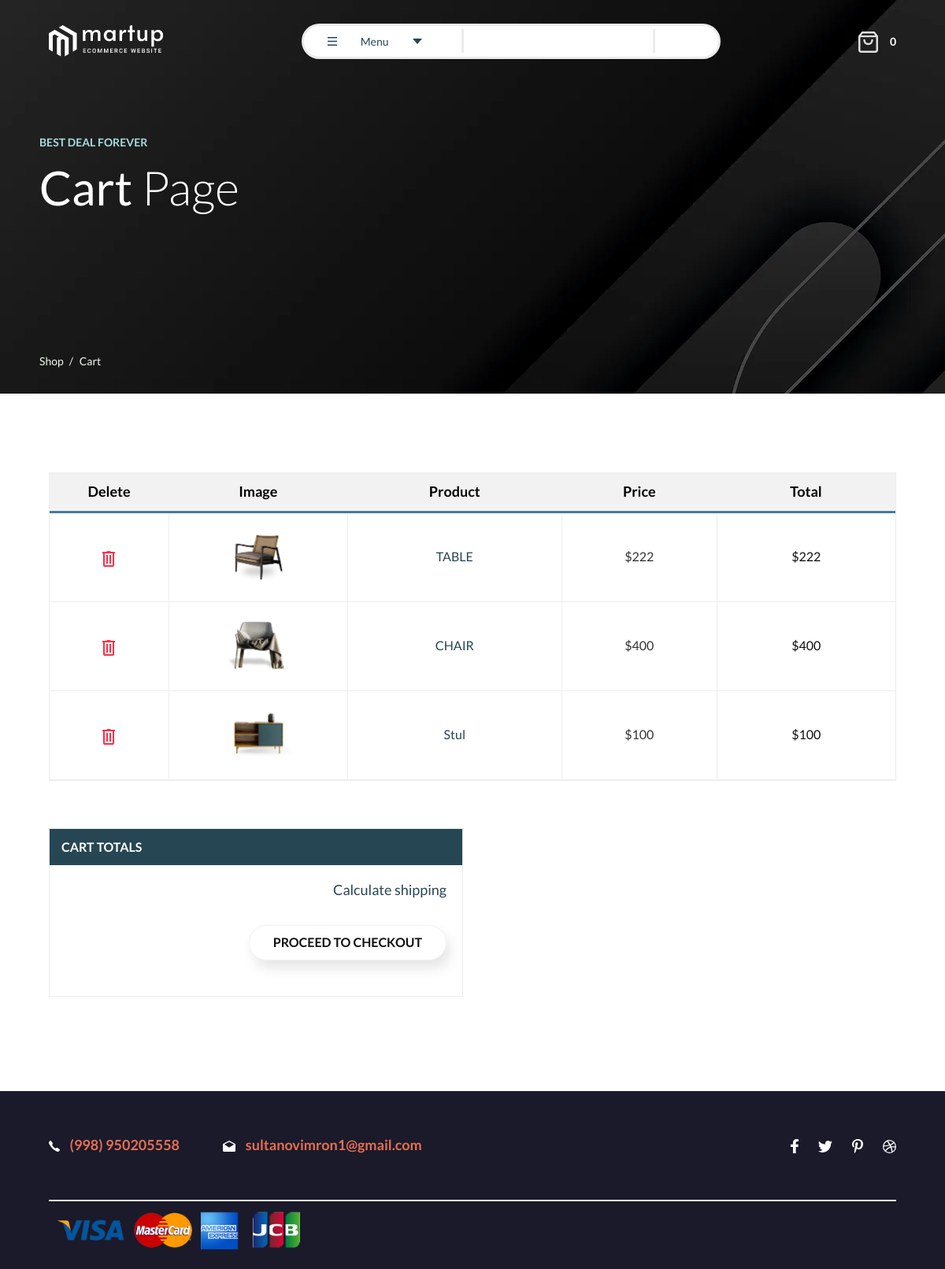
Page /cart/ on the committed database.
### main/models.py (models this page shows)
class Import_width(models.Model):
    title1 = models.CharField(max_length=255)
    title2 = models.CharField(max_length=255)
    text = models.TextField()
    img = models.ImageField()

class Product(models.Model):
    name = models.CharField(max_length=255)
    price = models.IntegerField()
    bonus = models.IntegerField(default=0)
    photo = models.ImageField(blank=True)
    despictions = models.TextField()

class Info(models.Model):
    logo = models.ImageField()
    phone = models.CharField(max_length=255)
    email = models.EmailField()
    facebook = models.CharField(max_length=2555)
    instagram = models.CharField(max_length=2555)
    pinterest = models.CharField(max_length=2555)
    driblee = models.CharField(max_length=2555)
    products_photo = models.ImageField()
    banner = models.ImageField()
    company_logo = models.ImageField()
    company_name = models.CharField(max_length=255)
    about_width = models.ImageField()

### main/views.py (the view, shortened to what this page needs)
# urls.py: path('cart/', cart, name='cart'),
def cart(request):
    user = request.user
    card = []
    items = 0
    total = 0
    if user.is_anonymous:
        pass
    context = {
        'items' : items,
        'card': card,
        'total': total,
        'info': Info.objects.last(),
        'width': Import_width.objects.last(),
        'product':  Product.objects.all(),
    }
    return render(request, 'cart.html', context)

### templates/cart.html (shortened to what this page needs)
{% load static %}
<!DOCTYPE html>
<html lang="zxx">
<head>
    <link rel="stylesheet" href="{% static 'assets/css/vendor/bootstrap.min.css' %}" />
    <link rel="stylesheet" href="{% static 'assets/css/vendor/material-icons.css' %}">
    <link rel="stylesheet" href="{% static 'assets/css/vendor/jquery-ui.min.css' %}">
    <link rel="stylesheet" href="{% static 'assets/css/plugins/animate.css' %}">
    <link rel="stylesheet" href="{% static 'assets/css/plugins/nice-select.css' %}">
    <link rel="stylesheet" href="{% static 'assets/css/plugins/swiper-bundle.min.css' %}">
    <link rel="stylesheet" href="{% static 'assets/css/plugins/ion.rangeSlider.min.css' %}">
    <link rel="stylesheet" href="{% static 'assets/css/plugins/venobox.min.css' %}">
    <link rel="stylesheet" href="{% static 'assets/css/style.css' %}">
</head>
<body>
    <header class="header-section pos-absolute dark-bg sticky-header d-none d-lg-block section-fluid-270">
        <div class="header-wrapper pos-relative">
            <div class="container-fluid">
                <div class="row justify-content-between align-items-center">
                    <div class="col-auto">
                        <a href="index.html" class="header-logo">
                            <img class="img-fluid" src="{% static 'assets/images/logo/logo-dark-theme.png' %}" alt="">
                        </a>
                    </div>
                    <div class="col-auto d-flex align-items-center">
                        <div class="header-event">
                            <div class="menu-event dropdown">
                                <button class="main-menu-event dropdown-toggle" data-bs-toggle="dropdown"><img src="{% static 'assets/images/icons/icon-open-menu.svg' %}" alt=""><span>Menu</span><img src="assets/images/icons/icon-arrow-drop-down.svg" alt=""></button>
                            </div>
                            <div class="search-event">
                                <input class="header-search" type="search" placeholder="">
                                <button class="header-search-btn" type="submit"><img src="" alt=""></button>
                            </div>
                        </div>
                    </div>
                    <div class="col-auto">
                        <div class="header-action">
                            <button class="header-action-item header-action-wishlist" data-bs-toggle="offcanvas" data-bs-target="#addcartOffcanvas"><img src="{% static 'assets/images/icons/icon-shopping-bag-light.svg' %}" alt=""><span class="item-count item-count--dark">{{ items }}</span></button>
                        </div>
                    </div>
                </div>
            </div>
        </div>
    </header>
    <div class="breadcrumb-section">
        <div class="box-wrapper">
            <div class="breadcrumb-wrapper breadcrumb-wrapper--style-1 pos-relative">
                <div class="breadcrumb-bg">
                    <img src="{{width.img.url}}" alt="">
                </div>
                <div class="breadcrumb-content section-fluid-270">
                    <div class="breadcrumb-wrapper">
                        <div class="content">
                            <span class="title-tag">BEST DEAL FOREVER</span>
                            <h2 class="title"><span class="text-mark">Cart</span> Page</h2>
                        </div>
                        <ul class="breadcrumb-nav">
                            <li><a href="shop-grid-sidebar-left.html">Shop</a></li>
                            <li>Cart</li>
                        </ul>
                    </div>
                </div>
            </div>
        </div>
    </div>
    <div class="cart-section section-fluid-270 section-top-gap-100">
        <div class="cart-table-wrapper">
            <div class="container-fluid">
                <div class="row">
                    <div class="col-12">
                        <div class="table_desc">
                            <div class="table_page table-responsive">
                                <table>
                                    <thead>
                                        <tr>
                                            <th class="product_remove">Delete</th>
                                            <th class="product_thumb">Image</th>
                                            <th class="product_name">Product</th>
                                            <th class="product-price">Price</th>
                                            <th class="product_total">Total</th>
                                        </tr>
                                    </thead>
                                    <tbody>
                                        {%for i in product%}
                                        <tr>
                                            <td class="product_remove"><a href="#"><img src="{% static 'assets/images/icons/icon-trash.svg' %}" alt=""></a></td>
                                            <td class="product_thumb"><a href="product-details-default.html"><img src="{{i.photo.url}}" alt=""></a></td>
                                            <td class="product_name"><a href="product-details-default.html">{{i.name}}</a></td>
                                            <td class="product-price">${{i.price}}</td>
                                            <td class="product_total">${{ i.price }}</td>
                                        </tr>
                                        {%endfor%}
                                    </tbody>
                                </table>
                            </div>
                        </div>
                    </div>
                </div>
            </div>
        </div>
        <div class="coupon_area">
            <div class="container-fluid">
                <div class="row">
                    <div class="col-lg-6 col-md-6">
                        <div class="coupon_code right">
                            <h3>Cart Totals</h3>
                            <div class="coupon_inner">
                                <a href="#">Calculate shipping</a>
                                <div class="checkout_btn">
                                    <a href="{%url 'checkout' %}" class="btn btn-sm btn-radius btn-default">Proceed to Checkout</a>
                                </div>
                            </div>
                        </div>
                    </div>
                </div>
            </div>
        </div>
    </div>
    <footer class="footer-section footer-section-style-2 section-top-gap-120">
        <div class="box-wrapper">
            <div class="footer-wrapper section-fluid-270">
                <div class="container-fluid">
                    <div class="footer-top">
                        <div class="footer-top-left">
                            <div class="footer-contact-items">
                                <a class="icon-left" href="tel:+12345678910"><img class="icon-svg" src="{% static 'assets/images/icons/icon-ios-call-dark.svg' %}" alt="">{{info.phone}}</a>
                                <a class="icon-left" href="mailto:demo@example.com"><img class="icon-svg" src="{% static 'assets/images/icons/icon-mail-open-dark.svg' %}" alt="">{{info.email}}</a>
                            </div>
                        </div>
                        <div class="footer-top-right">
                            <div class="footer-social">
                                <a href="{{info.facebook}}" target="_blank" rel="noopener"><img class="icon-svg" src="{% static 'assets/images/icons/icon-facebook-f-dark.svg' %}" alt=""></a>
                                <a href="{{info.instagram}}" target="_blank" rel="noopener"><img class="icon-svg" src="{% static 'assets/images/icons/icon-twitter-dark.svg' %}" alt=""></a>
                                <a href="{{info.pinterest}}" target="_blank" rel="noopener"><img class="icon-svg" src="{% static 'assets/images/icons/icon-pinterest-p-dark.svg' %}" alt=""></a>
                                <a href="{{info.driblee}}" target="_blank" rel="noopener"><img class="icon-svg" src="{% static 'assets/images/icons/icon-dribbble-dark.svg' %}" alt=""></a>
                            </div>
                        </div>
                    </div>
                    <div class="footer-bottom">
                        <a href="{{info.company_name}}" class="payment-logo"><img class="img-fluid" src="{{info.company_logo.url}}" alt=""></a>
                    </div>
                </div>
            </div>
        </div>
    </footer>
</body>
</html>

### rows in the picture
Import_width: img (picture)
Product: photo (picture), name "TABLE", price "222"
Product: photo (picture), name "CHAIR", price "400"
Product: photo (picture), name "Stul", price "100"
Info: phone "(998) 950205558", email "sultanovimron1@gmail.com", company_logo (picture)

### other values in the picture
{{ items }} "0"
